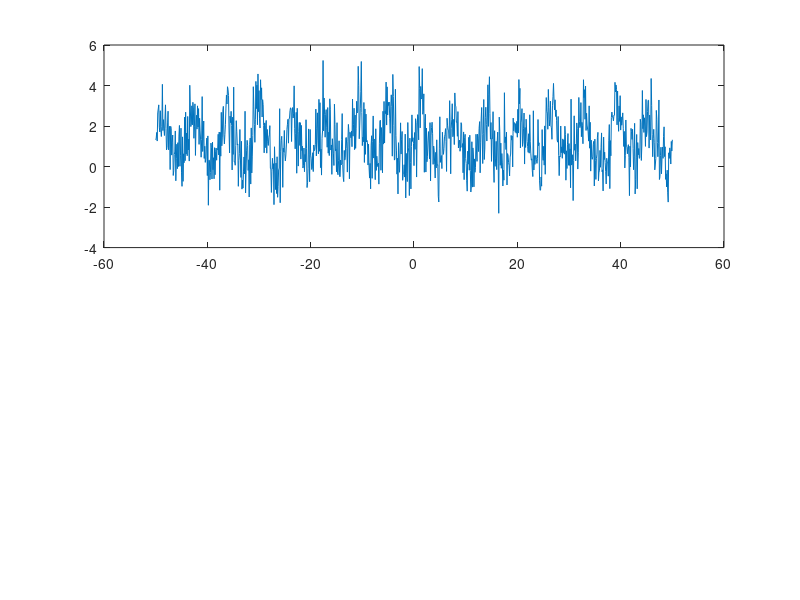

Write the MATLAB code that produced this figure. (Note: this script raises an error after producing the figure.)
x = -50:0.1:50;
x = x';
y = exp(sin(x));

n = length(y);

ny = y + randn(n,1);


figure;
subplot(2,1,1)
plot(x, ny);

D = zeros(n-1, n);

for i=1:n-1
    D(i,i) = -1;
    D(i,i+1) = 1;
end

lambda = 0.01;
cvx_begin
    variable xh(n)
    minimize norm(xh-y) + lambda*norm(D*xh)
cvx_end
subplot(2,1,2)
plot(x,xh);
hold on

cvx_begin
    variable xh(n)
    minimize norm(xh-y) + lambda*norm(D*xh,1)
cvx_end

plot(x,xh,'go');
